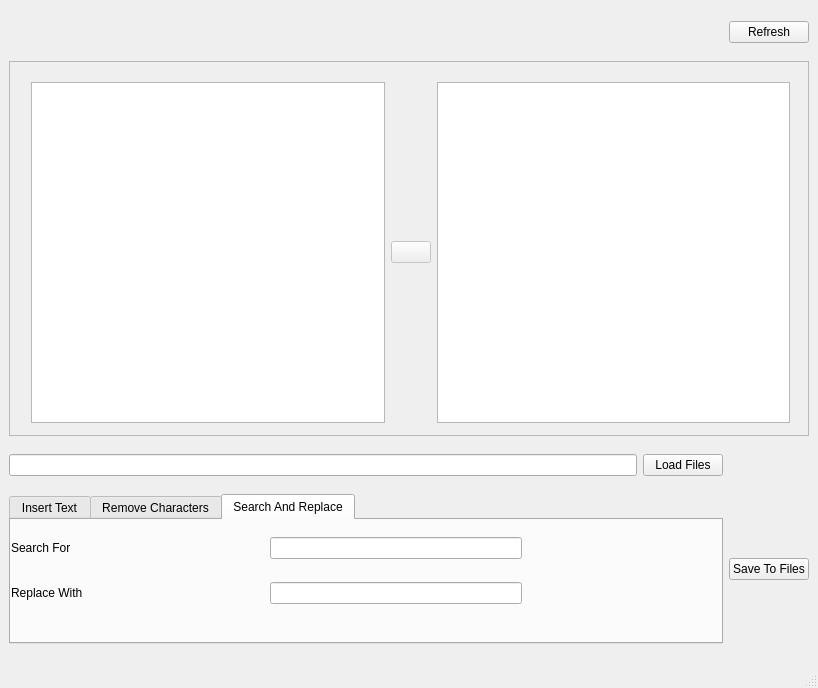
<?xml version="1.0" encoding="UTF-8"?>
<ui version="4.0">
 <class>GenericBulkRenameTool</class>
 <widget class="QMainWindow" name="GenericBulkRenameTool">
  <property name="geometry">
   <rect>
    <x>0</x>
    <y>0</y>
    <width>812</width>
    <height>688</height>
   </rect>
  </property>
  <property name="windowTitle">
   <string>GenericBulkRenameTool</string>
  </property>
  <property name="toolButtonStyle">
   <enum>Qt::ToolButtonIconOnly</enum>
  </property>
  <widget class="QWidget" name="centralwidget">
   <layout class="QGridLayout" name="gridLayout">
    <item row="4" column="2">
     <widget class="QPushButton" name="save_to_files_button">
      <property name="text">
       <string>Save To Files</string>
      </property>
      <property name="icon">
       <iconset theme="document-save"/>
      </property>
      <property name="iconSize">
       <size>
        <width>16</width>
        <height>16</height>
       </size>
      </property>
     </widget>
    </item>
    <item row="2" column="0">
     <widget class="QLineEdit" name="directory_input"/>
    </item>
    <item row="0" column="2">
     <widget class="QPushButton" name="refresh_button">
      <property name="toolTip">
       <string>Keybind for refresh is CTRL+R</string>
      </property>
      <property name="text">
       <string>Refresh</string>
      </property>
      <property name="icon">
       <iconset theme="process-working-symbolic"/>
      </property>
     </widget>
    </item>
    <item row="1" column="0" colspan="3">
     <widget class="QScrollArea" name="scrollArea">
      <property name="sizePolicy">
       <sizepolicy hsizetype="Maximum" vsizetype="Expanding">
        <horstretch>0</horstretch>
        <verstretch>0</verstretch>
       </sizepolicy>
      </property>
      <property name="minimumSize">
       <size>
        <width>800</width>
        <height>0</height>
       </size>
      </property>
      <property name="maximumSize">
       <size>
        <width>0</width>
        <height>375</height>
       </size>
      </property>
      <property name="widgetResizable">
       <bool>true</bool>
      </property>
      <widget class="QWidget" name="scrollAreaWidgetContents">
       <property name="geometry">
        <rect>
         <x>0</x>
         <y>0</y>
         <width>796</width>
         <height>371</height>
        </rect>
       </property>
       <widget class="QWidget" name="horizontalLayoutWidget">
        <property name="geometry">
         <rect>
          <x>20</x>
          <y>20</y>
          <width>761</width>
          <height>341</height>
         </rect>
        </property>
        <layout class="QHBoxLayout" name="horizontalLayout">
         <property name="leftMargin">
          <number>1</number>
         </property>
         <property name="rightMargin">
          <number>1</number>
         </property>
         <item>
          <widget class="QListWidget" name="files_before"/>
         </item>
         <item>
          <widget class="QPushButton" name="pushButton">
           <property name="enabled">
            <bool>false</bool>
           </property>
           <property name="text">
            <string/>
           </property>
           <property name="icon">
            <iconset theme="arrow-right"/>
           </property>
          </widget>
         </item>
         <item>
          <widget class="QListWidget" name="files_after"/>
         </item>
        </layout>
       </widget>
      </widget>
     </widget>
    </item>
    <item row="4" column="0" colspan="2">
     <widget class="QTabWidget" name="tabWidget">
      <property name="sizePolicy">
       <sizepolicy hsizetype="Preferred" vsizetype="Minimum">
        <horstretch>0</horstretch>
        <verstretch>0</verstretch>
       </sizepolicy>
      </property>
      <property name="minimumSize">
       <size>
        <width>0</width>
        <height>150</height>
       </size>
      </property>
      <property name="currentIndex">
       <number>2</number>
      </property>
      <widget class="QWidget" name="insert_text">
       <property name="cursor">
        <cursorShape>ArrowCursor</cursorShape>
       </property>
       <attribute name="icon">
        <iconset theme="insert-text"/>
       </attribute>
       <attribute name="title">
        <string>Insert Text</string>
       </attribute>
       <widget class="QWidget" name="verticalLayoutWidget">
        <property name="geometry">
         <rect>
          <x>0</x>
          <y>0</y>
          <width>511</width>
          <height>101</height>
         </rect>
        </property>
        <layout class="QVBoxLayout" name="verticalLayout">
         <item>
          <layout class="QHBoxLayout" name="horizontalLayout_2">
           <item>
            <widget class="QLabel" name="it_position_label">
             <property name="sizePolicy">
              <sizepolicy hsizetype="Minimum" vsizetype="Preferred">
               <horstretch>0</horstretch>
               <verstretch>0</verstretch>
              </sizepolicy>
             </property>
             <property name="text">
              <string>Position</string>
             </property>
            </widget>
           </item>
           <item>
            <widget class="QSpinBox" name="it_position_spinbox"/>
           </item>
          </layout>
         </item>
         <item>
          <layout class="QHBoxLayout" name="horizontalLayout_3">
           <item>
            <widget class="QLabel" name="it_text_label">
             <property name="sizePolicy">
              <sizepolicy hsizetype="Minimum" vsizetype="Preferred">
               <horstretch>0</horstretch>
               <verstretch>0</verstretch>
              </sizepolicy>
             </property>
             <property name="text">
              <string>Added Text</string>
             </property>
            </widget>
           </item>
           <item>
            <widget class="QLineEdit" name="it_text_input">
             <property name="sizePolicy">
              <sizepolicy hsizetype="Minimum" vsizetype="Fixed">
               <horstretch>0</horstretch>
               <verstretch>0</verstretch>
              </sizepolicy>
             </property>
            </widget>
           </item>
          </layout>
         </item>
        </layout>
       </widget>
      </widget>
      <widget class="QWidget" name="remove_characters">
       <property name="cursor">
        <cursorShape>ArrowCursor</cursorShape>
       </property>
       <attribute name="icon">
        <iconset theme="list-remove"/>
       </attribute>
       <attribute name="title">
        <string>Remove Characters</string>
       </attribute>
       <widget class="QWidget" name="verticalLayoutWidget_2">
        <property name="geometry">
         <rect>
          <x>0</x>
          <y>0</y>
          <width>511</width>
          <height>101</height>
         </rect>
        </property>
        <layout class="QVBoxLayout" name="verticalLayout_3">
         <item>
          <layout class="QHBoxLayout" name="horizontalLayout_5">
           <item>
            <widget class="QLabel" name="rc_from_label">
             <property name="sizePolicy">
              <sizepolicy hsizetype="Minimum" vsizetype="Preferred">
               <horstretch>0</horstretch>
               <verstretch>0</verstretch>
              </sizepolicy>
             </property>
             <property name="text">
              <string>From Position</string>
             </property>
            </widget>
           </item>
           <item>
            <widget class="QSpinBox" name="rc_from_spinbox"/>
           </item>
          </layout>
         </item>
         <item>
          <layout class="QHBoxLayout" name="horizontalLayout_6">
           <item>
            <widget class="QLabel" name="rc_to_label">
             <property name="text">
              <string>To Position</string>
             </property>
            </widget>
           </item>
           <item>
            <widget class="QSpinBox" name="rc_to_spinbox"/>
           </item>
          </layout>
         </item>
        </layout>
       </widget>
      </widget>
      <widget class="QWidget" name="search_and_replace">
       <property name="cursor">
        <cursorShape>ArrowCursor</cursorShape>
       </property>
       <attribute name="icon">
        <iconset theme="search"/>
       </attribute>
       <attribute name="title">
        <string>Search And Replace</string>
       </attribute>
       <widget class="QWidget" name="verticalLayoutWidget_3">
        <property name="geometry">
         <rect>
          <x>0</x>
          <y>0</y>
          <width>511</width>
          <height>101</height>
         </rect>
        </property>
        <layout class="QVBoxLayout" name="verticalLayout_6">
         <item>
          <layout class="QHBoxLayout" name="horizontalLayout_10">
           <item>
            <widget class="QLabel" name="sr_search_label">
             <property name="sizePolicy">
              <sizepolicy hsizetype="Minimum" vsizetype="Preferred">
               <horstretch>0</horstretch>
               <verstretch>0</verstretch>
              </sizepolicy>
             </property>
             <property name="text">
              <string>Search For</string>
             </property>
            </widget>
           </item>
           <item>
            <widget class="QLineEdit" name="sr_search_input">
             <property name="sizePolicy">
              <sizepolicy hsizetype="Minimum" vsizetype="Fixed">
               <horstretch>0</horstretch>
               <verstretch>0</verstretch>
              </sizepolicy>
             </property>
            </widget>
           </item>
          </layout>
         </item>
         <item>
          <layout class="QHBoxLayout" name="horizontalLayout_11">
           <item>
            <widget class="QLabel" name="sr_replace_label">
             <property name="sizePolicy">
              <sizepolicy hsizetype="Minimum" vsizetype="Preferred">
               <horstretch>0</horstretch>
               <verstretch>0</verstretch>
              </sizepolicy>
             </property>
             <property name="text">
              <string>Replace With</string>
             </property>
            </widget>
           </item>
           <item>
            <widget class="QLineEdit" name="sr_replace_input">
             <property name="sizePolicy">
              <sizepolicy hsizetype="Minimum" vsizetype="Fixed">
               <horstretch>0</horstretch>
               <verstretch>0</verstretch>
              </sizepolicy>
             </property>
            </widget>
           </item>
          </layout>
         </item>
        </layout>
       </widget>
      </widget>
     </widget>
    </item>
    <item row="2" column="1">
     <widget class="QPushButton" name="load_files_button">
      <property name="text">
       <string>Load Files</string>
      </property>
      <property name="icon">
       <iconset theme="upload-media"/>
      </property>
     </widget>
    </item>
   </layout>
  </widget>
  <widget class="QStatusBar" name="statusbar"/>
 </widget>
 <resources/>
 <connections/>
</ui>
